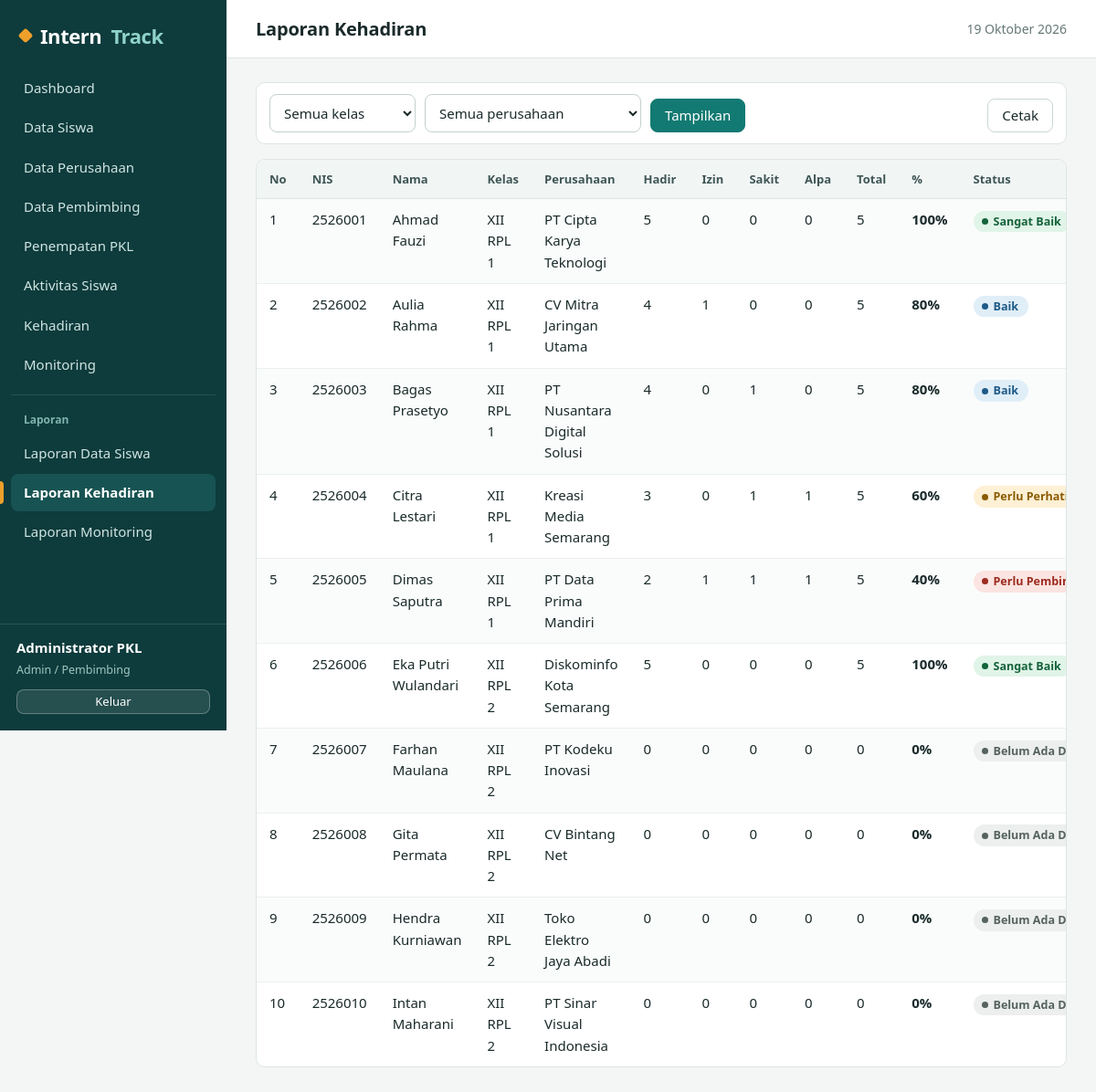
/laporan/kehadiran.php (signed in), run on the app's committed database.
### tables this page shows
CREATE TABLE penempatan (
  id_penempatan INT AUTO_INCREMENT PRIMARY KEY,
  id_siswa      INT NOT NULL UNIQUE,
  id_perusahaan INT NOT NULL,
  id_pembimbing INT NOT NULL,
  tgl_mulai     DATE NOT NULL,
  tgl_selesai   DATE NOT NULL,
  status        ENUM('Belum Mulai','Aktif','Selesai') NOT NULL DEFAULT 'Belum Mulai',
  CONSTRAINT fk_pen_siswa      FOREIGN KEY (id_siswa)      REFERENCES siswa(id_siswa)           ON DELETE CASCADE,
  CONSTRAINT fk_pen_perusahaan FOREIGN KEY (id_perusahaan) REFERENCES perusahaan(id_perusahaan) ON DELETE RESTRICT,
  CONSTRAINT fk_pen_pembimbing FOREIGN KEY (id_pembimbing) REFERENCES pembimbing(id_pembimbing) ON DELETE RESTRICT
);

CREATE TABLE siswa (
  id_siswa INT AUTO_INCREMENT PRIMARY KEY,
  id_user  INT NOT NULL UNIQUE,
  nis      VARCHAR(20)  NOT NULL UNIQUE,
  nama     VARCHAR(100) NOT NULL,
  kelas    VARCHAR(20),
  jurusan  VARCHAR(60),
  no_hp    VARCHAR(20),
  alamat   VARCHAR(255),
  CONSTRAINT fk_siswa_user FOREIGN KEY (id_user) REFERENCES users(id_user) ON DELETE CASCADE
);

CREATE TABLE perusahaan (
  id_perusahaan   INT AUTO_INCREMENT PRIMARY KEY,
  nama_perusahaan VARCHAR(120) NOT NULL,
  alamat          VARCHAR(255),
  bidang          VARCHAR(100),
  kontak          VARCHAR(30)
);

### config/database.php (called while the page is built, shortened)
<?php
function db(): PDO
{
    static $pdo = null;
    if ($pdo === null) {
        try {
            $pdo = new PDO(
                'mysql:host=' . DB_HOST . ';dbname=' . DB_NAME . ';charset=utf8mb4',
                DB_USER,
                DB_PASS,
                [
                    PDO::ATTR_ERRMODE            => PDO::ERRMODE_EXCEPTION,
                    PDO::ATTR_DEFAULT_FETCH_MODE => PDO::FETCH_ASSOC,
                ]
            );
        } catch (PDOException $ex) {
            http_response_code(500);
            exit('Koneksi database gagal. Pastikan database "interntrack" sudah diimpor dan config/database.php benar.');
        }
    }
    return $pdo;
}

### laporan/kehadiran.php (the view, shortened to what this page needs)
<?php
require_once __DIR__ . '/../config/app.php';
$pdo = db();
$fk = $_GET['kelas'] ?? ''; $fp = (int)($_GET['perusahaan'] ?? 0);
$w = ['1=1']; $pr = [];
$rows = rekap_kehadiran_semua(implode(' AND ', $w), $pr);
$listKelas = $pdo->query('SELECT DISTINCT kelas FROM siswa WHERE kelas <> "" ORDER BY kelas')->fetchAll(PDO::FETCH_COLUMN);
$listPer = $pdo->query('SELECT id_perusahaan, nama_perusahaan FROM perusahaan ORDER BY nama_perusahaan')->fetchAll();
include __DIR__ . '/../includes/header.php';
?>
<form class="toolbar" method="get">
    <div class="fg"><select name="kelas"><?= opsi_list($listKelas, $fk, 'Semua kelas') ?></select></div>
    <div class="fg"><select name="perusahaan"><?= opsi($listPer, 'id_perusahaan', 'nama_perusahaan', $fp, 'Semua perusahaan') ?></select></div>
    <button class="btn btn-primary" type="submit">Tampilkan</button>
    <button class="btn toolbar-r" type="button" onclick="window.print()">Cetak</button>
</form>
<div class="table-wrap"><table class="tbl">
    <tr><th>No</th><th>NIS</th><th>Nama</th><th>Kelas</th><th>Perusahaan</th><th>Hadir</th><th>Izin</th><th>Sakit</th><th>Alpa</th><th>Total</th><th>%</th><th>Status</th></tr>
    <?php foreach ($rows as $i => $r): ?>
    <tr><td><?= $i + 1 ?></td><td><?= e($r['nis']) ?></td><td><?= e($r['nama']) ?></td><td><?= e($r['kelas']) ?></td><td><?= e($r['nama_perusahaan']) ?></td>
        <td><?= $r['hadir'] ?></td><td><?= $r['izin'] ?></td><td><?= $r['sakit'] ?></td><td><?= $r['alpa'] ?></td><td><?= $r['total'] ?></td>
        <td><b><?= $r['pct'] ?>%</b></td><td><?= badge($r['kategori']) ?></td></tr>
    <?php endforeach; if (!$rows): ?><tr><td colspan="12" class="empty">Tidak ada data.</td></tr><?php endif; ?>
</table></div>
<?php include __DIR__ . '/../includes/footer.php'; ?>

### config/app.php (shortened to what this page needs)
<?php
require_once __DIR__ . '/database.php';
function e($v): string { return htmlspecialchars((string)$v, ENT_QUOTES, 'UTF-8'); }
function rekap_kehadiran_semua(string $where = '1=1', array $params = []): array
{
    $sql = "SELECT p.id_penempatan, s.id_siswa, s.nis, s.nama, s.kelas, s.jurusan,
                   pr.nama_perusahaan, pb.nama AS pembimbing, p.status,
                   COUNT(a.id_absensi) AS total,
                   COALESCE(SUM(a.status = 'Hadir'), 0) AS hadir,
                   COALESCE(SUM(a.status = 'Izin'), 0)  AS izin,
                   COALESCE(SUM(a.status = 'Sakit'), 0) AS sakit,
                   COALESCE(SUM(a.status = 'Alpa'), 0)  AS alpa
            FROM penempatan p
            JOIN siswa s       ON s.id_siswa = p.id_siswa
            JOIN perusahaan pr ON pr.id_perusahaan = p.id_perusahaan
            JOIN pembimbing pb ON pb.id_pembimbing = p.id_pembimbing
            LEFT JOIN absensi a ON a.id_penempatan = p.id_penempatan
            WHERE $where
            GROUP BY p.id_penempatan, s.id_siswa, s.nis, s.nama, s.kelas, s.jurusan,
                     pr.nama_perusahaan, pb.nama, p.status
            ORDER BY s.nama";
    $st = db()->prepare($sql);
    $st->execute($params);
    $rows = $st->fetchAll();
    return $rows;
}
function badge(string $teks): string
{
    $map = [
        'Sangat Baik' => 'ok', 'Baik' => 'info', 'Perlu Perhatian' => 'warn', 'Perlu Pembinaan' => 'bad',
        'Aktif' => 'ok', 'Selesai' => 'info', 'Belum Mulai' => 'muted', 'Belum Ada Data' => 'muted',
        'Hadir' => 'ok', 'Izin' => 'info', 'Sakit' => 'warn', 'Alpa' => 'bad',
    ];
    return '<span class="badge b-' . ($map[$teks] ?? 'muted') . '">' . e($teks) . '</span>';
}
function opsi(array $rows, string $k, $lab, $sel = null, ?string $kosong = null): string
{
    $h = $kosong !== null ? '<option value="">' . e($kosong) . '</option>' : '';
    foreach ($rows as $r) {
        $label = $lab instanceof Closure ? $lab($r) : $r[$lab];
        $h .= '<option value="' . e($r[$k]) . '"' . ((string)$r[$k] === (string)$sel ? ' selected' : '') . '>' . e($label) . '</option>';
    }
    return $h;
}
function opsi_list(array $vals, $sel = null, ?string $kosong = null): string
{
    $h = $kosong !== null ? '<option value="">' . e($kosong) . '</option>' : '';
    foreach ($vals as $v) {
        $h .= '<option value="' . e($v) . '"' . ((string)$v === (string)$sel ? ' selected' : '') . '>' . e($v) . '</option>';
    }
    return $h;
}

### assets/css/style.css (style rules this page uses)
:root { --ink:#0E3B3C; --ink-2:#175352; --teal:#127A72; --teal-d:#0C5D57; --teal-l:#E3F1EE; --amber:#EFA02B; --amber-l:#FDF1DC; --bg:#F3F6F5; --card:#fff; --line:#DDE5E3; --tx:#1A2A2A; --mut:#667877; --ok:#14633A; --ok-l:#E1F4E8; --info:#1D5A87; --info-l:#E0EEF8; --warn:#8A5A00; --warn-l:#FDF0D5; --bad:#9C2B1F; --bad-l:#FBE4E1; --muted-l:#ECEFEE; --r:10px; --font:"Segoe UI Variable Text","Segoe UI",system-ui,-apple-system,"Helvetica Neue",Arial,sans-serif; }
* { box-sizing:border-box }
html { -webkit-text-size-adjust:100% }
body { margin:0;font:15px/1.55 var(--font);color:var(--tx);background:var(--bg);display:flex;min-height:100vh }
.toolbar { display:flex;gap:10px;flex-wrap:wrap;align-items:flex-end;margin-bottom:16px;background:#fff;border:1px solid var(--line);border-radius:var(--r);padding:12px 14px }
.toolbar .fg { margin:0 }
.toolbar-r { margin-left:auto }
.btn { display:inline-flex;align-items:center;justify-content:center;gap:6px;border:1px solid #c9d6d3;background:#fff;color:var(--tx);padding:8px 15px;border-radius:8px;cursor:pointer;font:inherit;font-weight:500;text-decoration:none;line-height:1.3;transition:background .15s,border-color .15s }
.btn-primary { background:var(--teal);border-color:var(--teal);color:#fff }
.fg { margin-bottom:15px }
input,select,textarea { width:100%;padding:9px 11px;border:1px solid #c3d1ce;border-radius:8px;font:inherit;background:#fff;color:var(--tx);transition:border-color .15s,box-shadow .15s }
.toolbar input,.toolbar select { width:auto;min-width:160px }
.table-wrap { overflow-x:auto;border:1px solid var(--line);border-radius:var(--r);background:#fff;margin-bottom:18px }
table.tbl { width:100%;border-collapse:collapse }
.tbl th,.tbl td { padding:11px 14px;border-bottom:1px solid #eaf0ee;text-align:left;vertical-align:top }
.tbl tr:last-child td { border-bottom:0 }
.tbl th { background:#f1f6f5;font-size:13px;font-weight:650;color:#3f5654;white-space:nowrap;border-bottom:1px solid var(--line);position:sticky;top:0 }
.tbl tbody tr:nth-child(even) td,.tbl tr:nth-child(even) td { background:#fafcfb }
.badge { display:inline-flex;align-items:center;gap:6px;padding:2px 11px 2px 9px;border-radius:99px;font-size:12.5px;font-weight:600;white-space:nowrap }
.badge::before { content:"";width:7px;height:7px;border-radius:50%;background:currentColor }
.b-ok { background:var(--ok-l);color:var(--ok) }
.b-info { background:var(--info-l);color:var(--info) }
.b-warn { background:var(--warn-l);color:var(--warn) }
.b-bad { background:var(--bad-l);color:var(--bad) }
.b-muted { background:var(--muted-l);color:#55625f }

### data on the page
penempatan: id_siswa.nis "2526001", id_siswa.nama "Ahmad Fauzi", id_siswa.kelas "XII RPL 1", id_perusahaan.nama_perusahaan "PT Cipta Karya Teknologi", hadir "5", izin "0", sakit "0", alpa "0", total "5", pct "100", teks "Sangat Baik"
penempatan: id_siswa.nis "2526002", id_siswa.nama "Aulia Rahma", id_siswa.kelas "XII RPL 1", id_perusahaan.nama_perusahaan "CV Mitra Jaringan Utama", hadir "4", izin "1", sakit "0", alpa "0", total "5", pct "80", teks "Baik"
penempatan: id_siswa.nis "2526003", id_siswa.nama "Bagas Prasetyo", id_siswa.kelas "XII RPL 1", id_perusahaan.nama_perusahaan "PT Nusantara Digital Solusi", hadir "4", izin "0", sakit "1", alpa "0", total "5", pct "80", teks "Baik"
penempatan: id_siswa.nis "2526004", id_siswa.nama "Citra Lestari", id_siswa.kelas "XII RPL 1", id_perusahaan.nama_perusahaan "Kreasi Media Semarang", hadir "3", izin "0", sakit "1", alpa "1", total "5", pct "60", teks "Perlu…"
penempatan: id_siswa.nis "2526005", id_siswa.nama "Dimas Saputra", id_siswa.kelas "XII RPL 1", id_perusahaan.nama_perusahaan "PT Data Prima Mandiri", hadir "2", izin "1", sakit "1", alpa "1", total "5", pct "40", teks "Perlu…"
penempatan: id_siswa.nis "2526006", id_siswa.nama "Eka Putri Wulandari", id_siswa.kelas "XII RPL 2", id_perusahaan.nama_perusahaan "Diskominfo Kota Semarang", hadir "5", izin "0", sakit "0", alpa "0", total "5", pct "100", teks "Sangat Baik"
penempatan: id_siswa.nis "2526007", id_siswa.nama "Farhan Maulana", id_siswa.kelas "XII RPL 2", id_perusahaan.nama_perusahaan "PT Kodeku Inovasi", hadir "0", izin "0", sakit "0", alpa "0", total "0", pct "0", teks "Belum Ada…"
penempatan: id_siswa.nis "2526008", id_siswa.nama "Gita Permata", id_siswa.kelas "XII RPL 2", id_perusahaan.nama_perusahaan "CV Bintang Net", hadir "0", izin "0", sakit "0", alpa "0", total "0", pct "0", teks "Belum Ada…"
penempatan: id_siswa.nis "2526009", id_siswa.nama "Hendra Kurniawan", id_siswa.kelas "XII RPL 2", id_perusahaan.nama_perusahaan "Toko Elektro Jaya Abadi", hadir "0", izin "0", sakit "0", alpa "0", total "0", pct "0", teks "Belum Ada…"
penempatan: id_siswa.nis "2526010", id_siswa.nama "Intan Maharani", id_siswa.kelas "XII RPL 2", id_perusahaan.nama_perusahaan "PT Sinar Visual Indonesia", hadir "0", izin "0", sakit "0", alpa "0", total "0", pct "0", teks "Belum Ada…"

### other printed values
$m[0] "Dashboard"
$m[0] "Data Siswa"
$m[0] "Data Perusahaan"
$m[0] "Data Pembimbing"
$m[0] "Penempatan PKL"
$m[0] "Aktivitas Siswa"
$m[0] "Kehadiran"
$m[0] "Monitoring"
$m[0] "Laporan"
$m[0] "Laporan Data Siswa"
$m[0] "Laporan Kehadiran"
$m[0] "Laporan Monitoring"
$u['nama'] "Administrator PKL"
$judul "Laporan Kehadiran"
form field kelas "Semua kelas"
